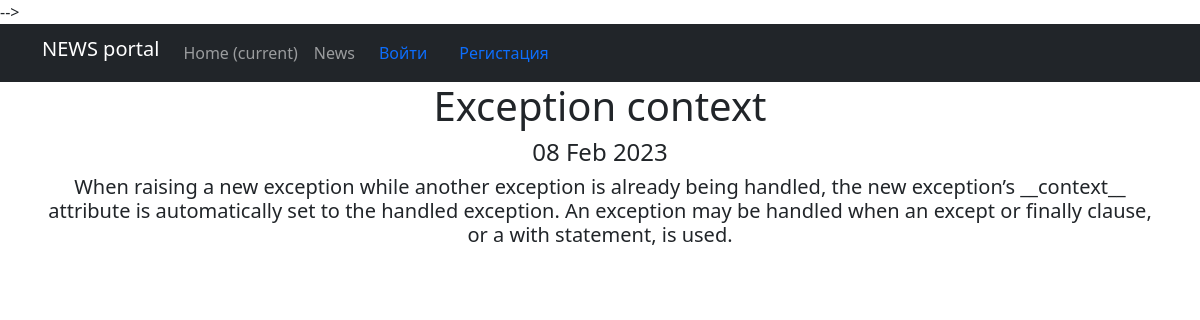
Screenshot of /news/2/ with the database file from the repository.
### news_models/models.py (models this page shows, shortened)
class Post(models.Model):
    author = models.ForeignKey('Author', on_delete=models.CASCADE)
    post_type = models.CharField(max_length=1, choices=TYPE_OF_POST, default=news)
    time_in = models.DateTimeField(auto_now_add=True)
    title = models.CharField(max_length=255)
    text = models.TextField()
    rating = models.FloatField(default=0)
    category = models.ManyToManyField(Category, through='PostCategory')

### news_models/views.py (the view)
# urls.py: path('<int:pk>/', cache_page(300)(PostDetail.as_view()), name='post_detail'),
class PostDetail(DetailView):
    model = Post  # Модель всё та же, но мы хотим получать информацию по отдельному посту
    template_name = 'post.html'  # Используем другой шаблон — post.html
    context_object_name = 'post'  # Название объекта, в котором будет выбранный пользователем продукт

### news_models/templatetags/custom_filters.py (called while the page is built)
@register.filter()
def censor(value):
    x = value.split(' ')
    value = []
    for i in x:
        if i in words:
            i = i[0] + '*' * (len(i) - 1)
        value.append(i)
    x = ' '.join(value)
    return f'{x}'

### templates/post.html (shortened to what this page needs)
{% extends 'flatpages/default.html' %}
{% load custom_filters %}
{% block content %}
<h1>{{ post.title|censor }}</h1>
<h4>{{ post.time_in|date:'d M Y' }}</h4>
<h5>{{ post.text|censor }}</h5>
{% endblock content %}

### rows the page displays
Post: title|censor "Exception context", time_in "08 Feb 2023", text|censor "When raising a new exception while another exception is already being handled, the new exception’s __context__ attribute is automatically set to the handled exception. An exception may be handled when an except or finally clause, or a with statement, is used."
